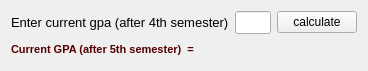
  <widget class="QWidget" name="layoutWidget">
   <property name="geometry">
    <rect>
     <x>0</x>
     <y>580</y>
     <width>368</width>
     <height>61</height>
    </rect>
   </property>
   <layout class="QVBoxLayout" name="verticalLayout_4">
    <item>
     <layout class="QHBoxLayout" name="horizontalLayout_2">
      <item>
       <widget class="QLabel" name="label_4">
        <property name="text">
         <string>&lt;!DOCTYPE HTML PUBLIC &quot;-//W3C//DTD HTML 4.0//EN&quot; &quot;http://www.w3.org/TR/REC-html40/strict.dtd&quot;&gt;
&lt;html&gt;&lt;head&gt;&lt;meta name=&quot;qrichtext&quot; content=&quot;1&quot; /&gt;&lt;style type=&quot;text/css&quot;&gt;
p, li { white-space: pre-wrap; }
&lt;/style&gt;&lt;/head&gt;&lt;body style=&quot; font-family:'MS Shell Dlg 2'; font-size:8.25pt; font-weight:400; font-style:normal;&quot;&gt;
&lt;p style=&quot; margin-top:0px; margin-bottom:0px; margin-left:0px; margin-right:0px; -qt-block-indent:0; text-indent:0px;&quot;&gt;&lt;span style=&quot; font-size:10pt;&quot;&gt;Enter current gpa (after 4th semester)&lt;/span&gt;&lt;/p&gt;&lt;/body&gt;&lt;/html&gt;</string>
        </property>
       </widget>
      </item>
      <item>
       <widget class="QLineEdit" name="lineEdit">
        <property name="font">
         <font>
          <pointsize>10</pointsize>
          <weight>75</weight>
          <bold>true</bold>
         </font>
        </property>
       </widget>
      </item>
      <item>
       <widget class="QPushButton" name="pushButton">
        <property name="text">
         <string>calculate</string>
        </property>
       </widget>
      </item>
     </layout>
    </item>
    <item>
     <layout class="QHBoxLayout" name="horizontalLayout_3">
      <item>
       <widget class="QLabel" name="label_5">
        <property name="text">
         <string>&lt;!DOCTYPE HTML PUBLIC &quot;-//W3C//DTD HTML 4.0//EN&quot; &quot;http://www.w3.org/TR/REC-html40/strict.dtd&quot;&gt;
&lt;html&gt;&lt;head&gt;&lt;meta name=&quot;qrichtext&quot; content=&quot;1&quot; /&gt;&lt;style type=&quot;text/css&quot;&gt;
p, li { white-space: pre-wrap; }
&lt;/style&gt;&lt;/head&gt;&lt;body style=&quot; font-family:'MS Shell Dlg 2'; font-size:8.25pt; font-weight:400; font-style:normal;&quot;&gt;
&lt;p style=&quot; margin-top:0px; margin-bottom:0px; margin-left:0px; margin-right:0px; -qt-block-indent:0; text-indent:0px;&quot;&gt;&lt;span style=&quot; font-size:8pt; font-weight:600; color:#550000;&quot;&gt;Current GPA (after 5th semester)  =&lt;/span&gt;&lt;/p&gt;&lt;/body&gt;&lt;/html&gt;</string>
        </property>
       </widget>
      </item>
      <item>
       <widget class="QLabel" name="label_6">
        <property name="font">
         <font>
          <pointsize>10</pointsize>
          <weight>75</weight>
          <bold>true</bold>
         </font>
        </property>
        <property name="text">
         <string/>
        </property>
       </widget>
      </item>
      <item>
       <spacer name="horizontalSpacer_2">
        <property name="orientation">
         <enum>Qt::Horizontal</enum>
        </property>
        <property name="sizeHint" stdset="0">
         <size>
          <width>40</width>
          <height>20</height>
         </size>
        </property>
       </spacer>
      </item>
     </layout>
    </item>
   </layout>
  </widget>
